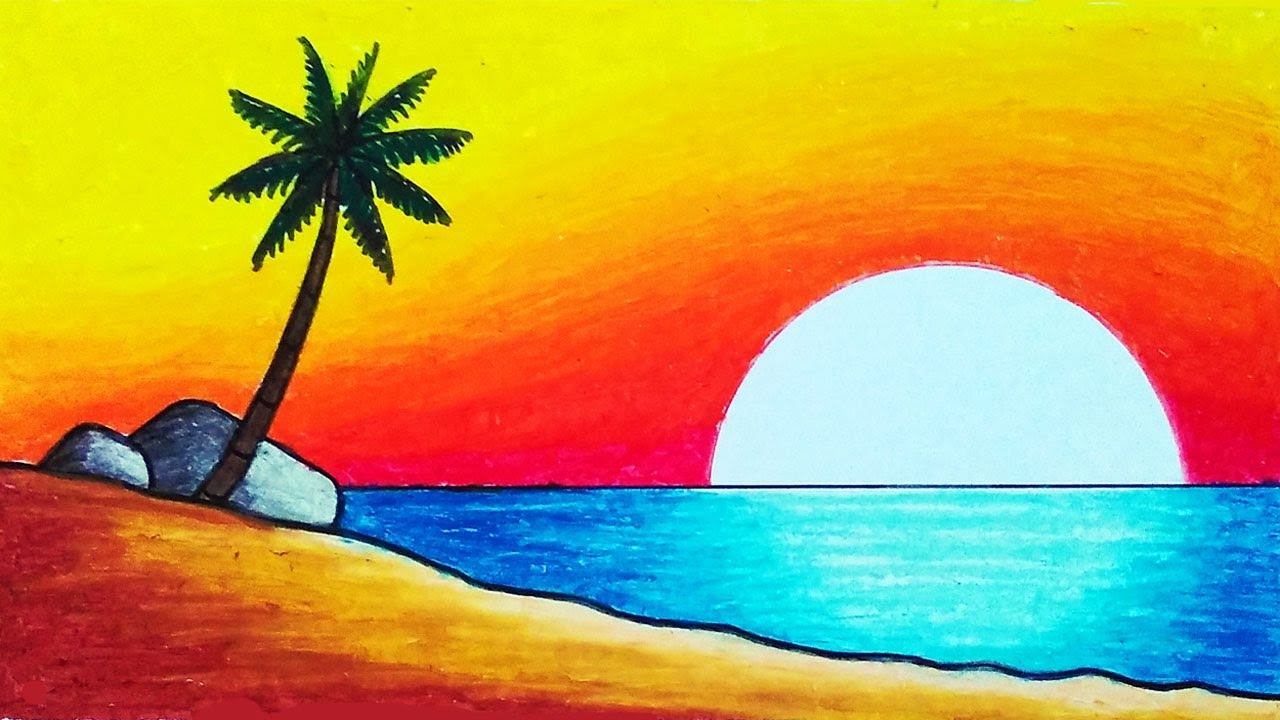
#> input picture Python/OpenCV/Resources/wall3.jpg, 1280 x 720 px, found by its file name
$ jupyter execute color_channels.ipynb
#> lines starting #> are read from the running program, lines starting #| are printed output that depends on the picture
[cell 1]
import cv2 as cv
import numpy as np

img=cv.imread('wall3.jpg')
#> img is the input picture: shape (720, 1280, 3); mean B, G, R 74.7, 158.5, 187.3
cv.imshow("Normal",img)

blank=np.zeros(img.shape[:2],dtype='uint8')
b,g,r=cv.split(img)
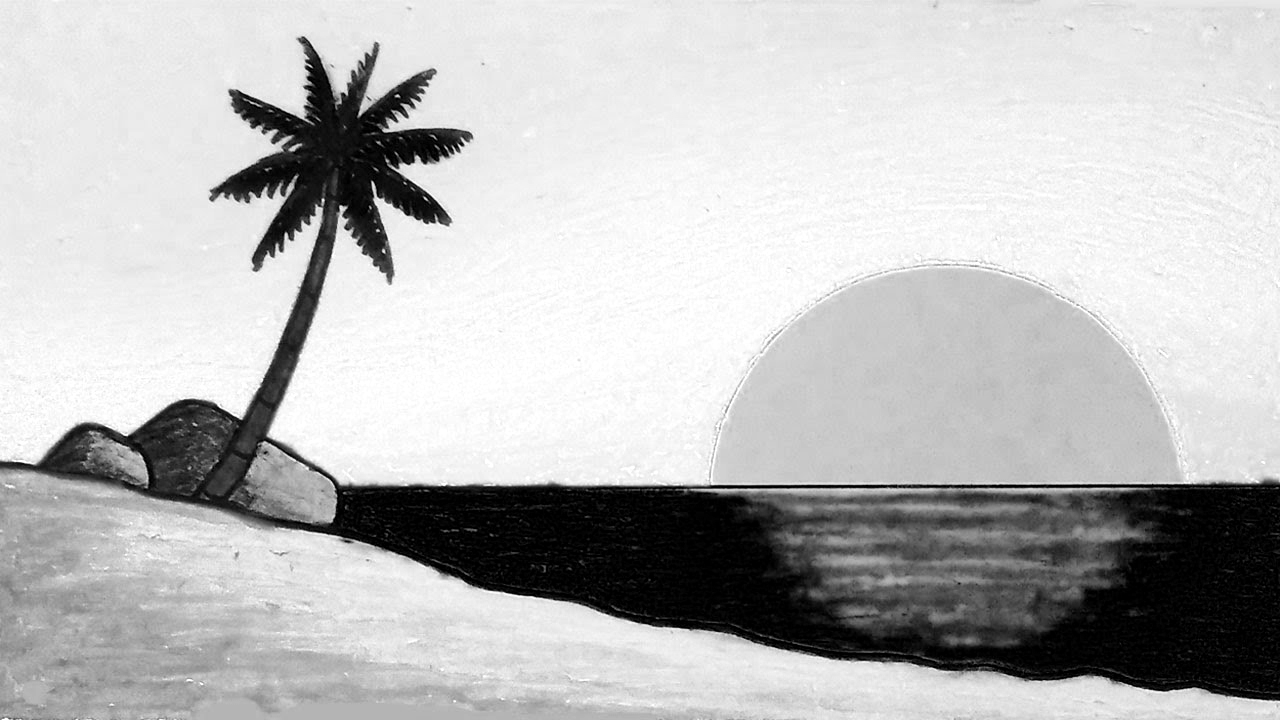
#> r: shape (720, 1280); min 0, max 255, mean 187.3
cv.imshow('Blue',b)
cv.imshow('Green',g)
cv.imshow('Red',r)

blue=cv.merge([b,blank,blank])
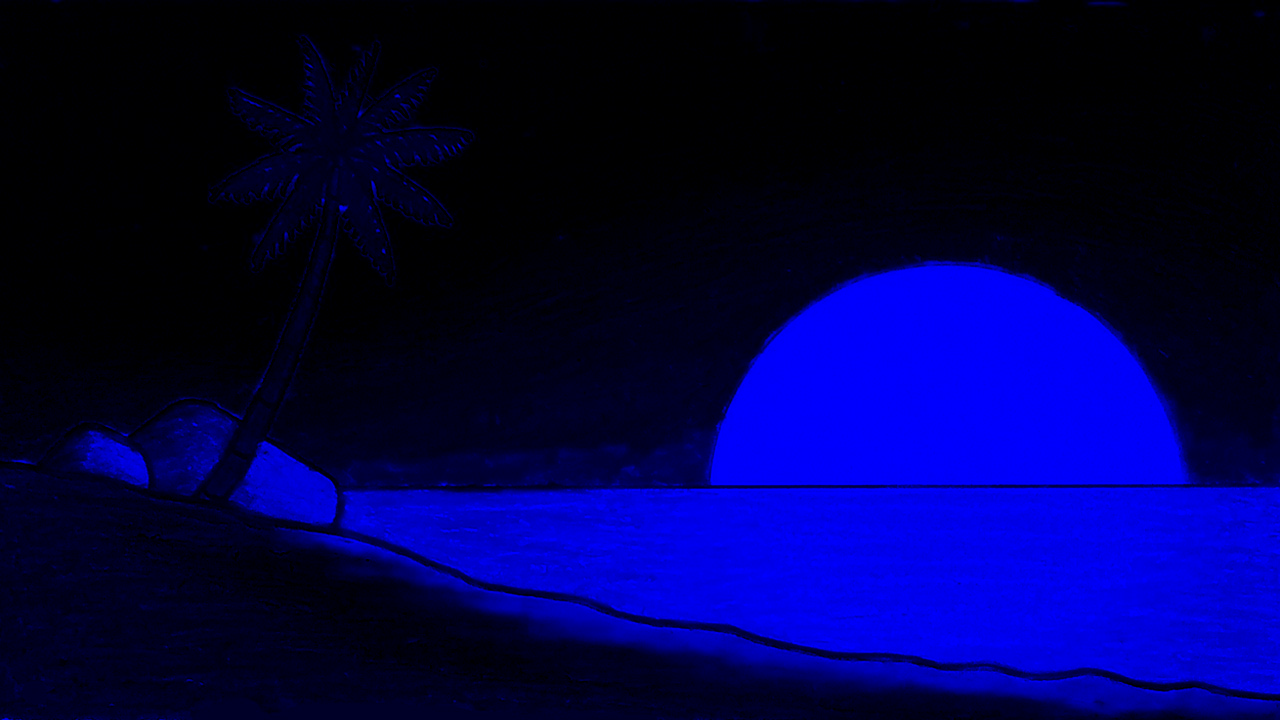
#> blue: shape (720, 1280, 3); mean of channels 0, 1, 2 74.7, 0, 0; drawn as B, G, R
green=cv.merge([blank,g,blank])
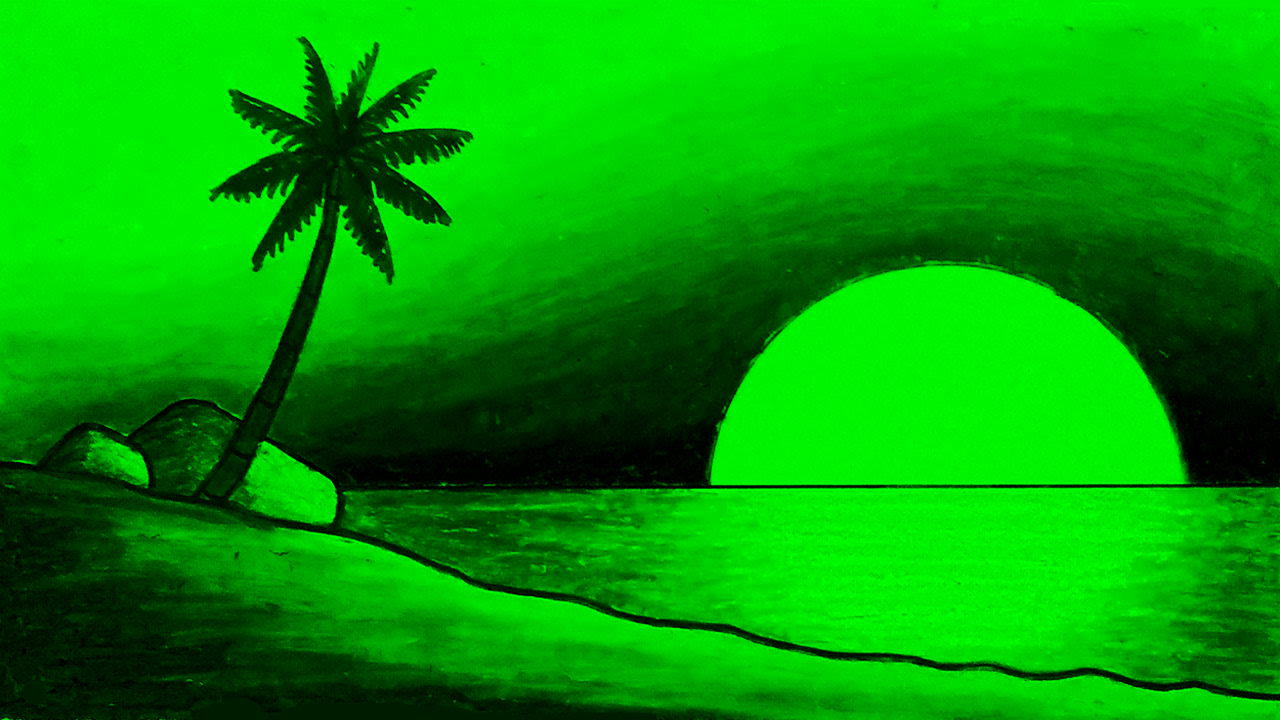
#> green: shape (720, 1280, 3); mean of channels 0, 1, 2 0, 158.5, 0; drawn as B, G, R
red=cv.merge([blank,blank,r])
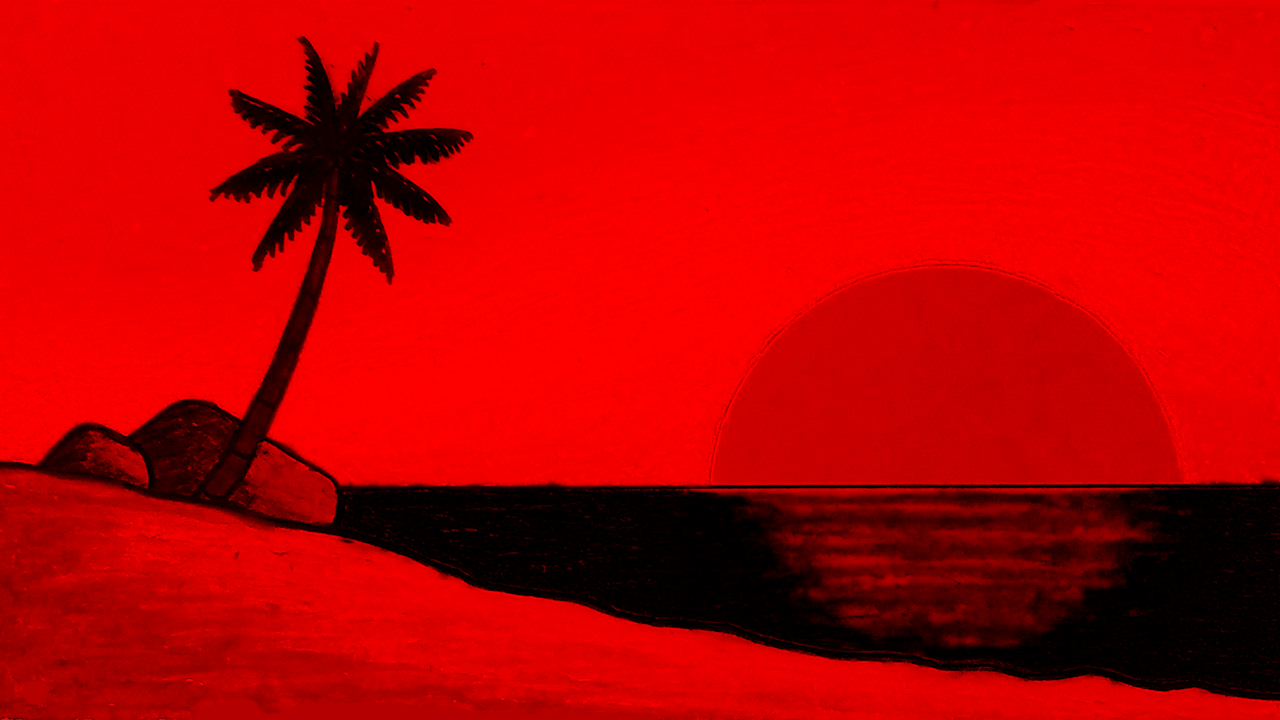
#> red: shape (720, 1280, 3); mean of channels 0, 1, 2 0, 0, 187.3; drawn as B, G, R

cv.imshow('Blue',blue)
cv.imshow('Green',green)
cv.imshow('Red',red)

print(img.shape)
#| (720, 1280, 3)
print(b.shape)
#| (720, 1280)
print(g.shape)
#| (720, 1280)
print(r.shape)
#| (720, 1280)

cv.waitKey(0)
